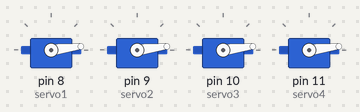
Recording of a sketch running on a simulated Arduino Uno, built with avr-gcc and run on an emulated ATmega328P. Parts: 4 × servo.

Above: at 0.1 s.
At 0.7 s:
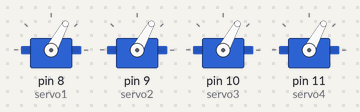
At 1.3 s:
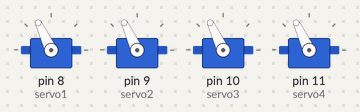
At 2.1 s:
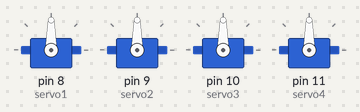
Timing chart, 0 to 3.6 s (numbered marks = the images above):
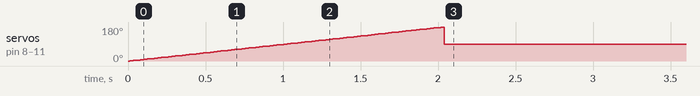

The sketch:

servo_control.ino
```cpp
#include <Servo.h>

Servo servo1;
Servo servo2;
Servo servo3;
Servo servo4;

void setup() {
  servo1.attach(8);
  servo2.attach(9);
  servo3.attach(10);
  servo4.attach(11);

  // Sweep all servos from 0 to 180 degrees for ~2 seconds
  for (int pos = 0; pos <= 180; pos += 1) {
    servo1.write(pos);
    servo2.write(pos);
    servo3.write(pos);
    servo4.write(pos);
    delay(11);
  }

  // Hold all servos at 90 degrees
  servo1.write(90);
  servo2.write(90);
  servo3.write(90);
  servo4.write(90);
}

void loop() {
}
```
